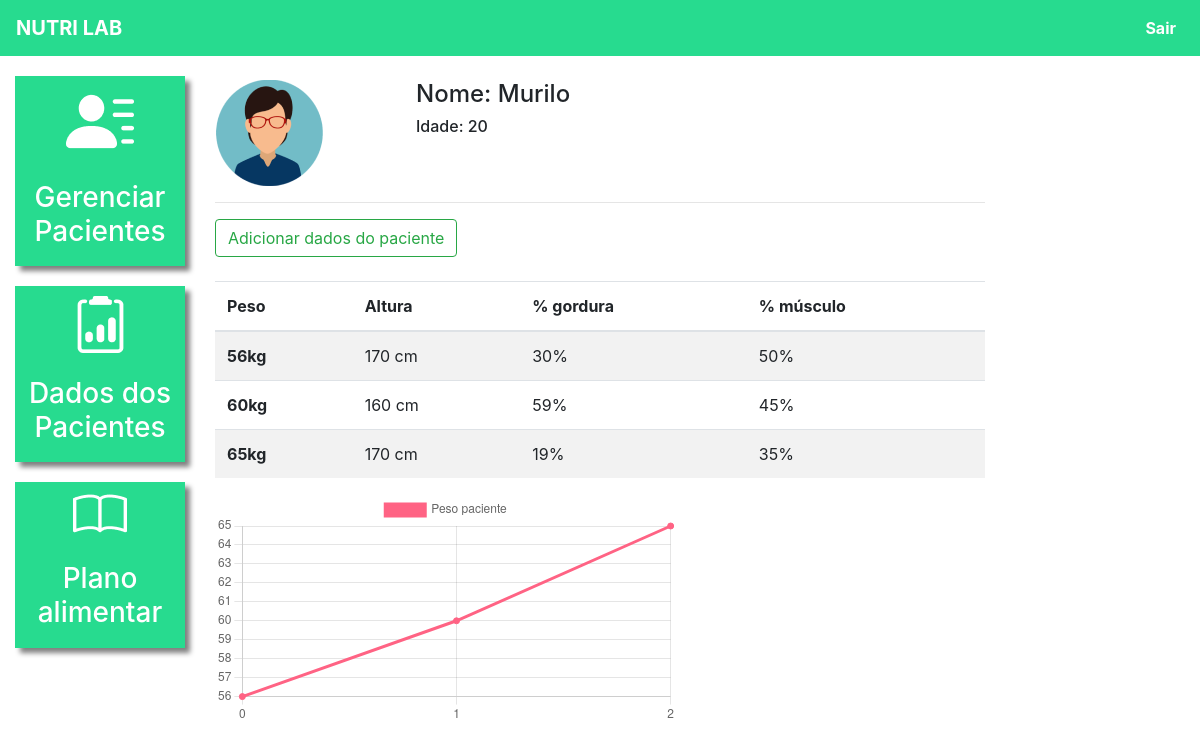
/dados_paciente/2/ (signed in), run on the app's committed database.
### plataforma/models.py (models this page shows, shortened)
class Pacientes(models.Model):
    choices_sexo = (('F', 'Feminino'),
                    ('M', 'Maculino'))
    nome = models.CharField(max_length=50)
    sexo = models.CharField(max_length=1, choices=choices_sexo)
    idade = models.IntegerField()
    email = models.EmailField()
    telefone = models.CharField(max_length=19)
    nutri = models.ForeignKey(User, on_delete=models.CASCADE)

class DadosPaciente(models.Model):
    paciente = models.ForeignKey(Pacientes, on_delete=models.CASCADE)
    data = models.DateTimeField()
    peso = models.IntegerField()
    altura = models.IntegerField()
    percentual_gordura = models.IntegerField()
    percentual_musculo = models.IntegerField()
    colesterol_hdl = models.IntegerField()
    colesterol_ldl = models.IntegerField()
    colesterol_total = models.IntegerField()
    trigliceridios = models.IntegerField()

### plataforma/views.py (the view, shortened to what this page needs)
# urls.py: path('dados_paciente/', views.dados_paciente_listar, name="dados_paciente_listar"),
@login_required(login_url='/auth/login/')
def dados_paciente(request, id):
    paciente = get_object_or_404(Pacientes, id=id)
    dados_paciente = DadosPaciente.objects.filter(paciente = paciente)
    if not paciente.nutri == request.user:
        messages.add_message(request, constants.ERROR, 'Esse paciente não é seu')
        return redirect('/dados_paciente/')
    if request.method == "GET":
        return render(request,'dados_paciente.html', {'paciente':paciente,'dados_paciente': dados_paciente})

### plataforma/templates/dados_paciente.html (shortened to what this page needs)
{% extends 'base_plataforma.html' %}
{% load static %}
{% block 'plataforma' %}
    <br>
    <div class="row">
        <div class="col-md-3">
            {% if paciente.sexo == "F"%}
            <img src="{% static 'plataforma/img/perfil1.png' %}">
            {% else %}
            <img src="{% static 'plataforma/img/perfil2.png' %}">
            {% endif %}
        </div>
        <div class="col-md-3 dados descricao">
            <h4>Nome: {{paciente.nome}}</h4>
            <h6>Idade: {{paciente.idade}}</h6>
        </div>
    </div>
    <hr>
    <button type="button" class="btn btn-outline-success" data-toggle="modal" data-target="#modal">
        Adicionar dados do paciente
    </button>
    <br>
    <br>
    <table class="table table-striped">
        <thead>
            <tr>
            <th scope="col">Peso</th>
            <th scope="col">Altura</th>
            <th scope="col">% gordura</th>
            <th scope="col">% músculo</th>
            </tr>
        </thead>
        <tbody>
            {% for paciente in dados_paciente%}
            <tr>
                <th scope="row">{{paciente.peso}}kg</th>
                <td>{{paciente.altura}} cm</td>
                <td>{{paciente.percentual_gordura}}%</td>
                <td>{{paciente.percentual_musculo}}%</td>
            </tr>
            {% endfor %}
        </tbody>
    </table>
    <div style="width: 60%;">
        <canvas id="myChart"></canvas>
    </div>
    <script>
        fetch("/grafico_peso/{{paciente.id}}/",{
            method: 'POST',
        }).then(function(result){
            return result.json()
        }).then(function(data_paciente){
            const data = {
                labels: data_paciente['labels'],
                datasets: [{
                label: 'Peso paciente',
                backgroundColor: 'rgb(255, 99, 132)',
                borderColor: 'rgb(255, 99, 132)',
                data: data_paciente['peso'],
                }]
            };
            const config = {
                type: 'line',
                data: data,
                options: {}
            };
            const myChart = new Chart(
                document.getElementById('myChart'),
                config
            );
        })
    </script>
{% endblock%}

### templates/static/plataforma/css/css.css (style rules this page uses)
.dados { font-weight: bold; }
.descricao { margin-left: -12%; }
@media (max-width: 1300px) { .descricao { margin-left: 1px; } }

### data on the page
Pacientes: nome "Murilo", idade "20"
DadosPaciente: peso "56", altura "170", percentual_gordura "30", percentual_musculo "50"
DadosPaciente: peso "60", altura "160", percentual_gordura "59", percentual_musculo "45"
DadosPaciente: peso "65", altura "170", percentual_gordura "19", percentual_musculo "35"
